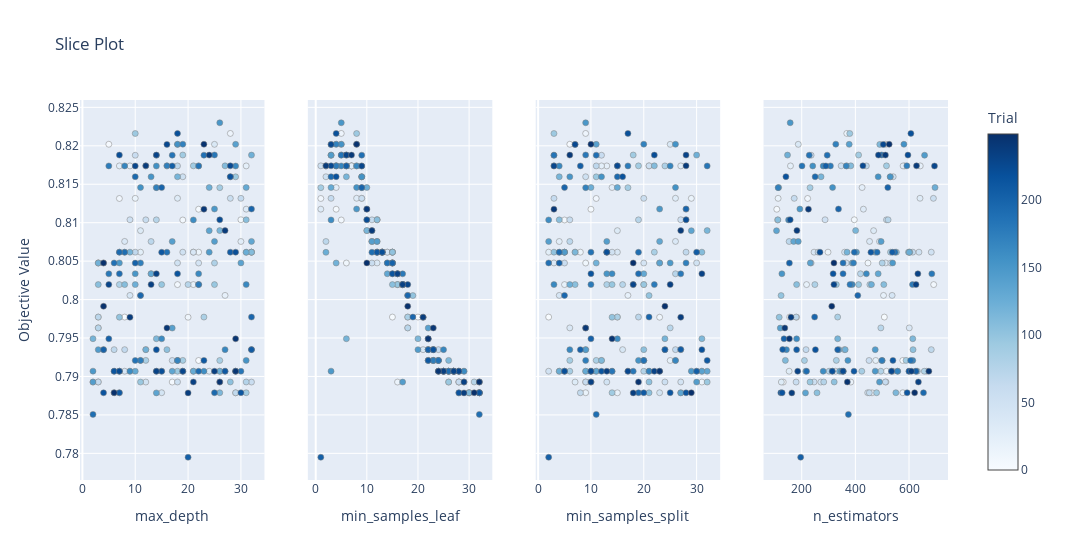

Notebook source saved alongside this figure:
### Code cell
# Visualize the relationship between the specified hyperparameters and the objective function.
# The plot shows how changes in hyperparameters ("n_estimators", "max_depth", "min_samples_split", "min_samples_leaf") affect the optimization outcome.

optuna.visualization.plot_slice(study, params=["n_estimators", "max_depth", "min_samples_split", "min_samples_leaf"])

### Figure 1 — Plotly figure (JSON) as saved in the notebook; plotly's stock layout.template omitted (floating-point values rounded to 4 significant figures; data arrays with more than 128 entries replaced by an {"elided": "..."} marker saying what was removed)
{"data": [{"marker": {"color": {"elided": "250 int values"}, "colorbar": {"title": {"text": "Trial"}, "x": 1, "xpad": 40}, "colorscale": [[0, "rgb(247,251,255)"], [0.125, "rgb(222,235,247)"], [0.25, "rgb(198,219,239)"], [0.375, "rgb(158,202,225)"], [0.5, "rgb(107,174,214)"], [0.625, "rgb(66,146,198)"], [0.75, "rgb(33,113,181)"], [0.875, "rgb(8,81,156)"], [1, "rgb(8,48,107)"]], "line": {"color": "Grey", "width": 0.5}, "showscale": true}, "mode": "markers", "name": "Feasible Trial", "showlegend": false, "type": "scatter", "x": {"elided": "250 int values"}, "xaxis": "x", "y": {"elided": "250 float values"}, "yaxis": "y"}, {"marker": {"color": {"elided": "250 int values"}, "colorbar": {"title": {"text": "Trial"}, "x": 1, "xpad": 40}, "colorscale": [[0, "rgb(247,251,255)"], [0.125, "rgb(222,235,247)"], [0.25, "rgb(198,219,239)"], [0.375, "rgb(158,202,225)"], [0.5, "rgb(107,174,214)"], [0.625, "rgb(66,146,198)"], [0.75, "rgb(33,113,181)"], [0.875, "rgb(8,81,156)"], [1, "rgb(8,48,107)"]], "line": {"color": "Grey", "width": 0.5}, "showscale": false}, "mode": "markers", "name": "Feasible Trial", "showlegend": false, "type": "scatter", "x": {"elided": "250 int values"}, "xaxis": "x2", "y": {"elided": "250 float values"}, "yaxis": "y2"}, {"marker": {"color": {"elided": "250 int values"}, "colorbar": {"title": {"text": "Trial"}, "x": 1, "xpad": 40}, "colorscale": [[0, "rgb(247,251,255)"], [0.125, "rgb(222,235,247)"], [0.25, "rgb(198,219,239)"], [0.375, "rgb(158,202,225)"], [0.5, "rgb(107,174,214)"], [0.625, "rgb(66,146,198)"], [0.75, "rgb(33,113,181)"], [0.875, "rgb(8,81,156)"], [1, "rgb(8,48,107)"]], "line": {"color": "Grey", "width": 0.5}, "showscale": false}, "mode": "markers", "name": "Feasible Trial", "showlegend": false, "type": "scatter", "x": {"elided": "250 int values"}, "xaxis": "x3", "y": {"elided": "250 float values"}, "yaxis": "y3"}, {"marker": {"color": {"elided": "250 int values"}, "colorbar": {"title": {"text": "Trial"}, "x": 1, "xpad": 40}, "colorscale": [[0, "rgb(247,251,255)"], [0.125, "rgb(222,235,247)"], [0.25, "rgb(198,219,239)"], [0.375, "rgb(158,202,225)"], [0.5, "rgb(107,174,214)"], [0.625, "rgb(66,146,198)"], [0.75, "rgb(33,113,181)"], [0.875, "rgb(8,81,156)"], [1, "rgb(8,48,107)"]], "line": {"color": "Grey", "width": 0.5}, "showscale": false}, "mode": "markers", "name": "Feasible Trial", "showlegend": false, "type": "scatter", "x": {"elided": "250 int values"}, "xaxis": "x4", "y": {"elided": "250 float values"}, "yaxis": "y4"}], "layout": {"title": {"text": "Slice Plot"}, "width": 1200, "xaxis": {"anchor": "y", "domain": [0, 0.2125], "title": {"text": "max_depth"}}, "xaxis2": {"anchor": "y2", "domain": [0.2625, 0.475], "title": {"text": "min_samples_leaf"}}, "xaxis3": {"anchor": "y3", "domain": [0.525, 0.7375], "title": {"text": "min_samples_split"}}, "xaxis4": {"anchor": "y4", "domain": [0.7875, 1], "title": {"text": "n_estimators"}}, "yaxis": {"anchor": "x", "domain": [0, 1], "title": {"text": "Objective Value"}}, "yaxis2": {"anchor": "x2", "domain": [0, 1], "matches": "y", "showticklabels": false}, "yaxis3": {"anchor": "x3", "domain": [0, 1], "matches": "y", "showticklabels": false}, "yaxis4": {"anchor": "x4", "domain": [0, 1], "matches": "y", "showticklabels": false}}}
